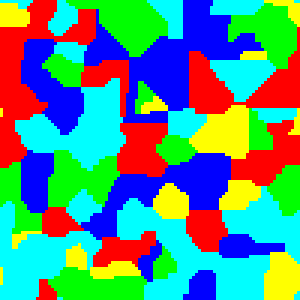
#> input picture output/mesh_src.png, 100 x 100 px (shown 3 times larger); its folder holds only this picture in this run
$ python -i structureAnalysis.py   (imports and definitions only)
#> lines starting #> are read from the running program, lines starting #| are printed output that depends on the picture; after the words box and inside, x2 and y2 are one past the last pixel; in counts of white or black regions, pixels touching at a corner belong together
import csv
import math

import cv2 as cv
import numpy as np


def calculateGrainParameters():
    # Colors associated with microstructure grains
    # First one is black, it signifies no grain at all
    colors = [(0, 0, 0), (255, 0, 0), (0, 255, 0), (0, 0, 255), (255, 255, 0), (0, 255, 255),
              (255, 0, 255), (125, 125, 255), (125, 255, 125), (255, 125, 125)]
    # Data from all grains in the image
    global_contours = []
    global_contours_for_labeling = []
    global_hierarchy = []

    # Load the image
    image = cv.imread(r'output/mesh_src.png')
#> image is the input picture: shape (100, 100, 3); mean B, G, R 128.6, 144.4, 79.3

    # Create csv file for data storage
    f = open(r'output/data.csv', 'w', encoding="UTF-8", newline='')
    headers = ["ID", "W1", "W2", "W3", "W4", "W5", "W6", "W7", "W8", "W9", "W10"]
    writer = csv.writer(f)
    writer.writerow(headers)

    # Create larger image with grain labels
    labeled_image = cv.resize(image, (700, 700), interpolation=cv.INTER_NEAREST_EXACT)
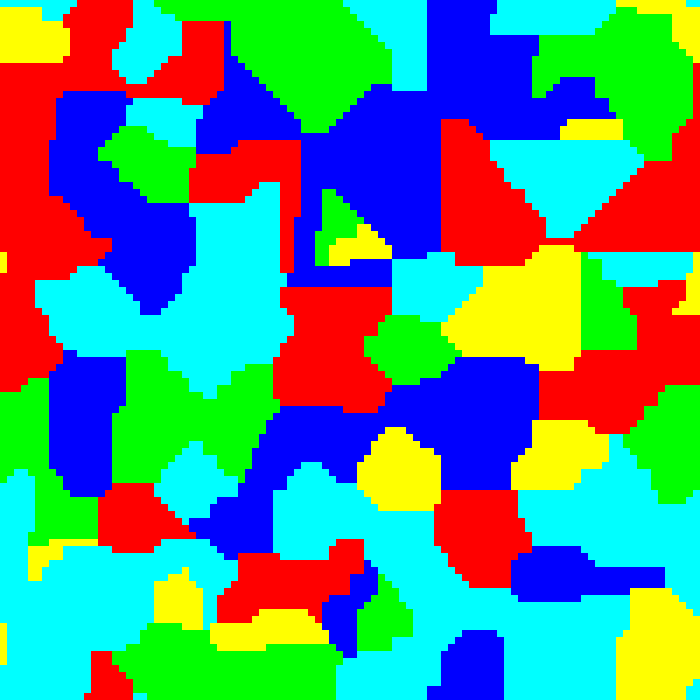
#> labeled_image: shape (700, 700, 3); mean B, G, R 128.6, 144.4, 79.3

    for i in range(1, 10):
        # Create color mask
        mask = cv.inRange(image, colors[i], colors[i])
        mask_labeled = cv.inRange(labeled_image, colors[i], colors[i])
        # Apply the mask
        masked_img = cv.bitwise_and(image, image, mask=mask)
        masked_labeled_img = cv.bitwise_and(labeled_image, labeled_image, mask=mask_labeled)
        # Convert image to gray
        grayscale = cv.cvtColor(masked_img, cv.COLOR_BGR2GRAY)
        grayscale_labeled = cv.cvtColor(masked_labeled_img, cv.COLOR_BGR2GRAY)
        # Bin the image
        flag, binned = cv.threshold(grayscale, 10, 255, cv.THRESH_BINARY)
        flag, binned_labeled = cv.threshold(grayscale_labeled, 10, 255, cv.THRESH_BINARY)
        # Find contours from single channel
        color_contours, hierarchy = cv.findContours(binned, cv.RETR_TREE, cv.CHAIN_APPROX_SIMPLE)
        contour_for_labeling, tmp = cv.findContours(binned_labeled, cv.RETR_TREE, cv.CHAIN_APPROX_SIMPLE)
        # Save found contours
        global_contours.append(color_contours)
        global_contours_for_labeling.append(contour_for_labeling)
        global_hierarchy.append(hierarchy)
#> this loop made 9 passes
#> pass 1, in calculateGrainParameters, `mask = cv.inRange(image, colors[i], colors[i])`:
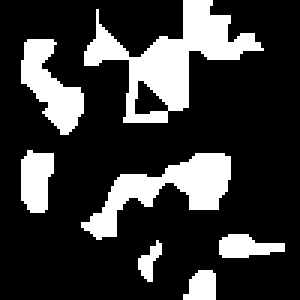
#> mask: shape (100, 100) (shown 3 times larger); 22% white; 7 white regions, largest, box (x1, y1, x2, y2) and area: (28, 0, 88, 41) 868, (27, 51, 77, 80) 549, (7, 13, 28, 45) 338
#> pass 1, in calculateGrainParameters, `mask_labeled = cv.inRange(labeled_image, colors[i], colors[i])`:
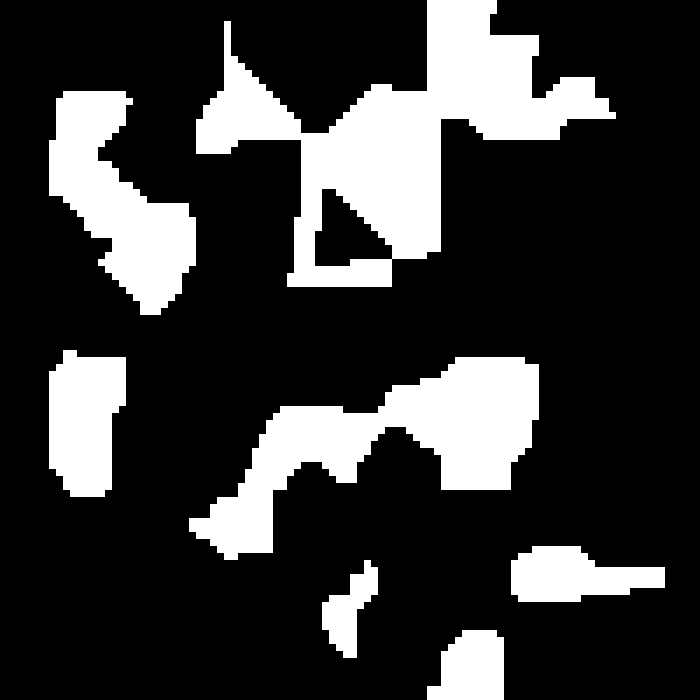
#> mask_labeled: shape (700, 700); 22% white; 7 white regions, largest, box (x1, y1, x2, y2) and area: (196, 0, 616, 287) 42532, (189, 357, 539, 560) 26901, (49, 91, 196, 315) 16562
#> pass 1, in calculateGrainParameters, `masked_img = cv.bitwise_and(image, image, mask=mask)`:
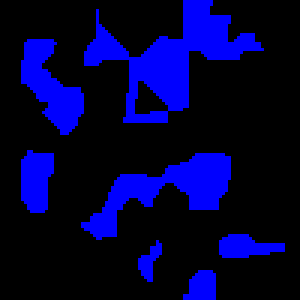
#> masked_img: shape (100, 100, 3) (shown 3 times larger); mean B, G, R 56.2, 0, 0
#> pass 1, in calculateGrainParameters, `masked_labeled_img = cv.bitwise_and(labeled_image, labeled_image, mask..`:
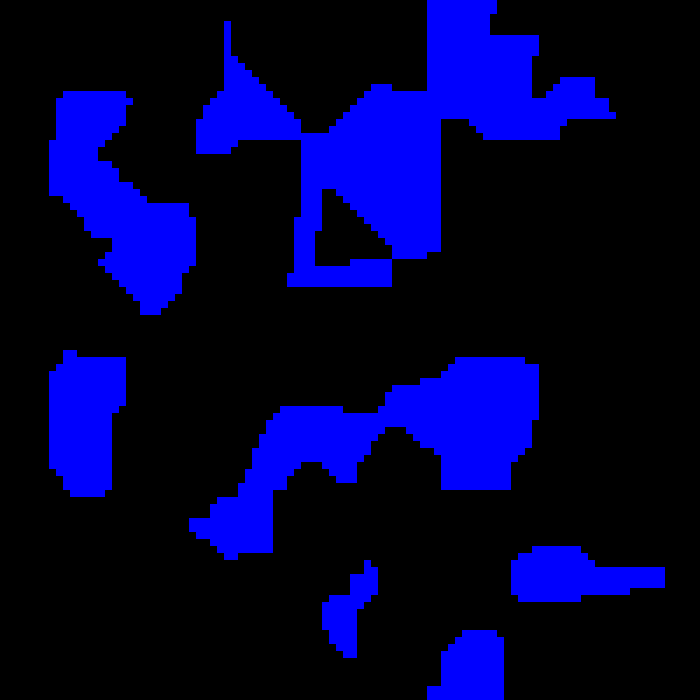
#> masked_labeled_img: shape (700, 700, 3); mean B, G, R 56.2, 0, 0
#> after the loop: binned: shape (100, 100); every value is 0
#> after the loop: binned_labeled: shape (700, 700); every value is 0
#> after the loop: masked_img: shape (100, 100, 3); every value is 0
#> after the loop: masked_labeled_img: shape (700, 700, 3); every value is 0
#> after the loop, global_contours = 9 items; global_contours_for_labeling = 9 items; global_hierarchy = 9 items

        # Display single colored grains
        # cv.imshow("Window", masked_labeled_img)
        # cv.waitKey(0)

    # Create empty image for drawing contours
    # result = np.zeros(labeled_image.shape)

    # Create labeled image
    # Initialize grain counter
    i = 0
    for contour in global_contours_for_labeling:
        # Draw contours for preview
        # cv.drawContours(result, contour, -1, (255, 255, 255), 1)
        # cv.imshow("Window", result)
        # cv.waitKey(0)
        # For each contour, calculate where to draw the label
        for c in contour:
            # Get minimal bounding rectangle
            rect = cv.minAreaRect(c)
            # Get the center of rectangle
            cx = int(rect[0][0])
            cy = int(rect[0][1])
            # Add label to the image
            cv.putText(labeled_image, text=str(i), org=(cx - 7, cy + 5), fontFace=cv.FONT_HERSHEY_SIMPLEX,
                       fontScale=0.3,
                       color=(0, 0, 0), thickness=1, lineType=cv.LINE_AA)
            # Increment the counter
            i += 1
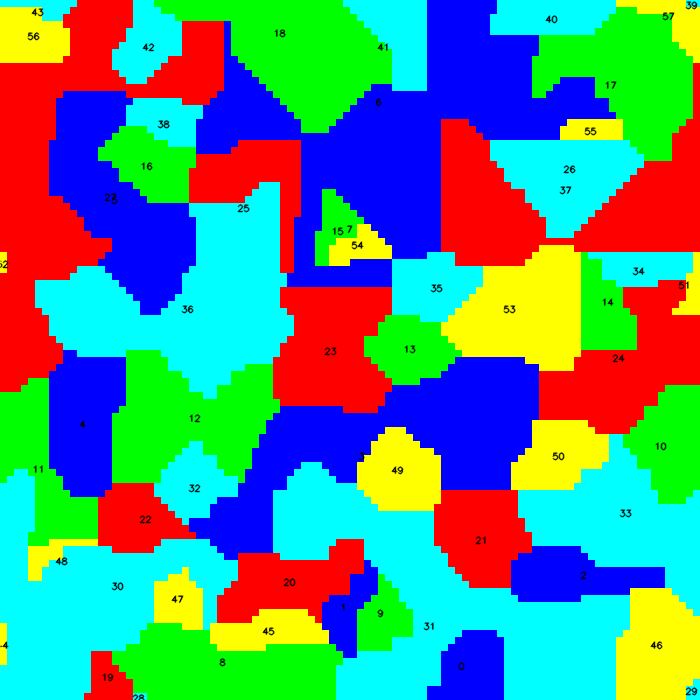
#> labeled_image: shape (700, 700, 3); 0.91% of pixels changed, all inside (x1, y1, x2, y2) = (0, 1, 698, 700)
#> after the loop, i = 58

    # Reset the grain counter
    i = 0
    # Loop through the contours
    for contour in global_contours:
        # Contours hold [x, y] values
        for c in contour:
            # Get contour dimensions
            rect = cv.minAreaRect(c)
            w = rect[1][1]
            h = rect[1][0]
            if w == 0:
                w = 1
            if h == 0:
                h = 1

            # Calculate grain parameters
            # ID
            ID = i

            # Load inner pixels
            # Create copy of the image
            temp = np.zeros_like(image)
            # Draw contour mask
            cv.drawContours(temp, [c], 0, (255, 255, 255), -1)
            # Get list of points matching contour
            points = np.where(temp == 255)
            # Combine X and Y coordinates
            contour_insides = list(zip(points[1], points[0]))
            # Remove duplicate pixels
            contour_insides = list(dict.fromkeys(contour_insides))

            # W1
            area = cv.contourArea(c)
            if area == 0:
                area = 1
            W1 = 2 * np.sqrt(area / np.pi)

            # W2
            perimeter = cv.arcLength(c, True)
            if perimeter == 0:
                perimeter = 1
            W2 = perimeter / np.pi

            # W3
            W3 = (perimeter / (2 * np.sqrt(np.pi * area))) - 1

            # W4
            # Calculate center of mass
            moments = cv.moments(c)
            if moments["m00"] == 0:
                moments["m00"] = 1
            center_x = int(moments["m10"] / moments["m00"])
            center_y = int(moments["m01"] / moments["m00"])
            # Save center of mass
            center = [center_x, center_y]
            # Initialize sum
            sum_dist_sqr = 0.0
            for pixel in contour_insides:
                dist = math.dist(pixel, center)
                sum_dist_sqr += (dist * dist)
            W4 = area / (np.sqrt(2 * np.pi * sum_dist_sqr))

            # W5
            min_dist_sum = 0.0
            for inner_pixel in contour_insides:
                distances = []
                for contour_pixel in c:
                    distances.append(math.dist(contour_pixel[0], inner_pixel))
                min_dist_sum += np.amin(distances)
            if min_dist_sum == 0:
                min_dist_sum = 1
            W5 = ((area * area * area) / (min_dist_sum * min_dist_sum))

            # W6
            # Initialize sums
            sum_dist = 0.0
            sum_dist_sqr = 0.0
            distances = []
            for pixel in c:
                # Calculate distance from center of mass
                dist = math.dist(center, pixel[0])
                # Save distance
                distances.append(dist)
                # Increment sum
                sum_dist += dist
                sum_dist_sqr += (dist * dist)
            W6 = np.sqrt((sum_dist * sum_dist) / (len(c) * sum_dist_sqr - 1))

            # W7
            # Find max and min distance from edge to center of mass
            r_max = np.amax(distances)
            r_min = np.amin(distances)
            W7 = r_min / r_max

            # W8
            maxDim = h if h > w else w
            W8 = maxDim / perimeter

            # W9
            W9 = (2 * np.sqrt(np.pi * area)) / perimeter

            # W10
            W10 = h / w

            # Combine parameters to write in single line
            params = [ID, W1, W2, W3, W4, W5, W6, W7, W8, W9, W10]
            # Save all params as CSV
            writer.writerow(params)

            # Increment the counter
            i += 1
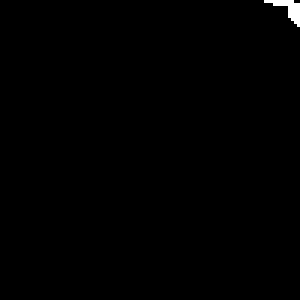
#> temp: shape (100, 100, 3) (shown 3 times larger); 0.41% white; 1 white region, box (x1, y1, x2, y2) and area: (88, 0, 100, 9) 41
#> after the loop, i = 58

    # Save the labeled image
    cv.imwrite(r'output/labeled_image.png', labeled_image)

    # Close and save csv data file
    f.close()
    # # Display the result
    # cv.imshow("Window", labeled_image)
    # # Close the preview
    # cv.waitKey(0)
    # cv.destroyAllWindows()

>>> result = calculateGrainParameters()
